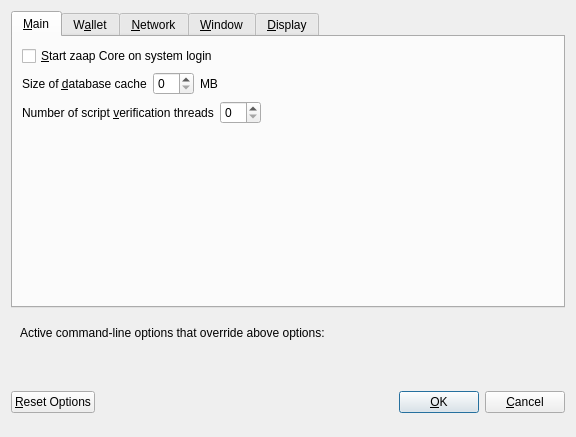
<?xml version="1.0" encoding="UTF-8"?>
<ui version="4.0">
 <class>OptionsDialog</class>
 <widget class="QDialog" name="OptionsDialog">
  <property name="geometry">
   <rect>
    <x>0</x>
    <y>0</y>
    <width>576</width>
    <height>402</height>
   </rect>
  </property>
  <property name="windowTitle">
   <string>Options</string>
  </property>
  <property name="modal">
   <bool>true</bool>
  </property>
  <layout class="QVBoxLayout" name="verticalLayout">
   <item>
    <widget class="QTabWidget" name="tabWidget">
     <property name="currentIndex">
      <number>0</number>
     </property>
     <widget class="QWidget" name="tabMain">
      <attribute name="title">
       <string>&amp;Main</string>
      </attribute>
      <layout class="QVBoxLayout" name="verticalLayout_Main">
       <item>
        <widget class="QCheckBox" name="bitcoinAtStartup">
         <property name="toolTip">
          <string>Automatically start zaap Core after logging in to the system.</string>
         </property>
         <property name="text">
          <string>&amp;Start zaap Core on system login</string>
         </property>
        </widget>
       </item>
       <item>
        <layout class="QHBoxLayout" name="horizontalLayout_2_Main">
         <item>
          <widget class="QLabel" name="databaseCacheLabel">
           <property name="text">
            <string>Size of &amp;database cache</string>
           </property>
           <property name="textFormat">
            <enum>Qt::PlainText</enum>
           </property>
           <property name="buddy">
            <cstring>databaseCache</cstring>
           </property>
          </widget>
         </item>
         <item>
          <widget class="QSpinBox" name="databaseCache"/>
         </item>
         <item>
          <widget class="QLabel" name="databaseCacheUnitLabel">
           <property name="text">
            <string>MB</string>
           </property>
           <property name="textFormat">
            <enum>Qt::PlainText</enum>
           </property>
          </widget>
         </item>
         <item>
          <spacer name="horizontalSpacer_2_Main">
           <property name="orientation">
            <enum>Qt::Horizontal</enum>
           </property>
           <property name="sizeHint" stdset="0">
            <size>
             <width>40</width>
             <height>20</height>
            </size>
           </property>
          </spacer>
         </item>
        </layout>
       </item>
       <item>
        <layout class="QHBoxLayout" name="horizontalLayout_3_Main">
         <item>
          <widget class="QLabel" name="threadsScriptVerifLabel">
           <property name="text">
            <string>Number of script &amp;verification threads</string>
           </property>
           <property name="textFormat">
            <enum>Qt::PlainText</enum>
           </property>
           <property name="buddy">
            <cstring>threadsScriptVerif</cstring>
           </property>
          </widget>
         </item>
         <item>
          <widget class="QSpinBox" name="threadsScriptVerif">
           <property name="toolTip">
            <string>(0 = auto, &lt;0 = leave that many cores free)</string>
           </property>
          </widget>
         </item>
         <item>
          <spacer name="horizontalSpacer_3_Main">
           <property name="orientation">
            <enum>Qt::Horizontal</enum>
           </property>
           <property name="sizeHint" stdset="0">
            <size>
             <width>40</width>
             <height>20</height>
            </size>
           </property>
          </spacer>
         </item>
        </layout>
       </item>
       <item>
        <spacer name="verticalSpacer_Main">
         <property name="orientation">
          <enum>Qt::Vertical</enum>
         </property>
         <property name="sizeHint" stdset="0">
          <size>
           <width>20</width>
           <height>40</height>
          </size>
         </property>
        </spacer>
       </item>
      </layout>
     </widget>
     <widget class="QWidget" name="tabWallet">
      <attribute name="title">
       <string>W&amp;allet</string>
      </attribute>
      <layout class="QVBoxLayout" name="verticalLayout_Wallet">
       <item>
        <widget class="QGroupBox" name="groupBox">
         <property name="title">
          <string>Expert</string>
         </property>
         <layout class="QVBoxLayout" name="verticalLayout_2">
          <item>
           <widget class="QCheckBox" name="coinControlFeatures">
            <property name="toolTip">
             <string>Whether to show coin control features or not.</string>
            </property>
            <property name="text">
             <string>Enable coin &amp;control features</string>
            </property>
           </widget>
          </item>
          <item>
           <widget class="QCheckBox" name="showMasternodesTab">
            <property name="toolTip">
             <string>Show additional tab listing all your masternodes in first sub-tab&lt;br/&gt;and all masternodes on the network in second sub-tab.</string>
            </property>
            <property name="text">
             <string>Show Masternodes Tab</string>
            </property>
           </widget>
          </item>
          <item>
           <widget class="QCheckBox" name="showAdvancedPSUI">
            <property name="toolTip">
             <string>Show additional information and buttons for PrivateSend on overview screen.</string>
            </property>
            <property name="text">
             <string>Enable advanced PrivateSend interface</string>
            </property>
           </widget>
          </item>
          <item>
           <widget class="QCheckBox" name="lowKeysWarning">
            <property name="toolTip">
             <string>Show warning dialog when PrivateSend detects that wallet has very low number of keys left.</string>
            </property>
            <property name="text">
             <string>Warn if PrivateSend is running out of keys</string>
            </property>
           </widget>
          </item>
          <item>
           <widget class="QCheckBox" name="privateSendMultiSession">
            <property name="toolTip">
             <string>Whether to use experimental PrivateSend mode with multiple mixing sessions per block.&lt;br/&gt;Note: You must use this feature carefully.&lt;br/&gt;Make sure you always have recent wallet (auto)backup in a safe place!</string>
            </property>
            <property name="text">
             <string>Enable PrivateSend &amp;multi-session</string>
            </property>
           </widget>
          </item>
          <item>
           <widget class="QCheckBox" name="spendZeroConfChange">
            <property name="toolTip">
             <string>If you disable the spending of unconfirmed change, the change from a transaction&lt;br/&gt;cannot be used until that transaction has at least one confirmation.&lt;br/&gt;This also affects how your balance is computed.</string>
            </property>
            <property name="text">
             <string>&amp;Spend unconfirmed change</string>
            </property>
           </widget>
          </item>
         </layout>
        </widget>
       </item>
       <item>
        <layout class="QHBoxLayout" name="horizontalLayout_4_Wallet">
         <item>
          <widget class="QLabel" name="label">
           <property name="toolTip">
            <string>This setting determines the amount of individual masternodes that an input will be anonymized through.&lt;br/&gt;More rounds of anonymization gives a higher degree of privacy, but also costs more in fees.</string>
           </property>
           <property name="text">
            <string>PrivateSend rounds to use</string>
           </property>
          </widget>
         </item>
         <item>
          <widget class="QSpinBox" name="privateSendRounds">
           <property name="minimum">
            <number>2</number>
           </property>
           <property name="maximum">
            <number>8</number>
           </property>
           <property name="value">
            <number>4</number>
           </property>
          </widget>
         </item>
        </layout>
       </item>
       <item>
        <layout class="QHBoxLayout" name="horizontalLayout">
         <item>
          <widget class="QLabel" name="label_2">
           <property name="toolTip">
            <string>This amount acts as a threshold to turn off PrivateSend once it's reached.</string>
           </property>
           <property name="statusTip">
            <string notr="true"/>
           </property>
           <property name="whatsThis">
            <string notr="true"/>
           </property>
           <property name="accessibleName">
            <string notr="true"/>
           </property>
           <property name="accessibleDescription">
            <string notr="true"/>
           </property>
           <property name="text">
            <string>Amount of zaap to keep anonymized</string>
           </property>
          </widget>
         </item>
         <item>
          <widget class="QSpinBox" name="privateSendAmount">
           <property name="minimum">
            <number>2</number>
           </property>
           <property name="maximum">
            <number>2000</number>
           </property>
           <property name="singleStep">
            <number>10</number>
           </property>
           <property name="value">
            <number>1000</number>
           </property>
          </widget>
         </item>
        </layout>
       </item>
       <item>
        <spacer name="verticalSpacer_Wallet">
         <property name="orientation">
          <enum>Qt::Vertical</enum>
         </property>
         <property name="sizeHint" stdset="0">
          <size>
           <width>20</width>
           <height>40</height>
          </size>
         </property>
        </spacer>
       </item>
      </layout>
     </widget>
     <widget class="QWidget" name="tabNetwork">
      <attribute name="title">
       <string>&amp;Network</string>
      </attribute>
      <layout class="QVBoxLayout" name="verticalLayout_Network">
       <item>
        <widget class="QCheckBox" name="mapPortUpnp">
         <property name="toolTip">
          <string>Automatically open the zaap Core client port on the router. This only works when your router supports UPnP and it is enabled.</string>
         </property>
         <property name="text">
          <string>Map port using &amp;UPnP</string>
         </property>
        </widget>
       </item>
       <item>
        <widget class="QCheckBox" name="allowIncoming">
         <property name="toolTip">
          <string>Accept connections from outside</string>
         </property>
         <property name="text">
          <string>Allow incoming connections</string>
         </property>
        </widget>
       </item>
       <item>
        <widget class="QCheckBox" name="connectSocks">
         <property name="toolTip">
          <string>Connect to the zaap network through a SOCKS5 proxy.</string>
         </property>
         <property name="text">
          <string>&amp;Connect through SOCKS5 proxy (default proxy):</string>
         </property>
        </widget>
       </item>
       <item>
        <layout class="QHBoxLayout" name="horizontalLayout_1_Network">
         <item>
          <widget class="QLabel" name="proxyIpLabel">
           <property name="text">
            <string>Proxy &amp;IP:</string>
           </property>
           <property name="textFormat">
            <enum>Qt::PlainText</enum>
           </property>
           <property name="buddy">
            <cstring>proxyIp</cstring>
           </property>
          </widget>
         </item>
         <item>
          <widget class="QValidatedLineEdit" name="proxyIp">
           <property name="minimumSize">
            <size>
             <width>140</width>
             <height>0</height>
            </size>
           </property>
           <property name="maximumSize">
            <size>
             <width>140</width>
             <height>16777215</height>
            </size>
           </property>
           <property name="toolTip">
            <string>IP address of the proxy (e.g. IPv4: 127.0.0.1 / IPv6: ::1)</string>
           </property>
          </widget>
         </item>
         <item>
          <widget class="QLabel" name="proxyPortLabel">
           <property name="text">
            <string>&amp;Port:</string>
           </property>
           <property name="textFormat">
            <enum>Qt::PlainText</enum>
           </property>
           <property name="buddy">
            <cstring>proxyPort</cstring>
           </property>
          </widget>
         </item>
         <item>
          <widget class="QLineEdit" name="proxyPort">
           <property name="minimumSize">
            <size>
             <width>55</width>
             <height>0</height>
            </size>
           </property>
           <property name="maximumSize">
            <size>
             <width>55</width>
             <height>16777215</height>
            </size>
           </property>
           <property name="toolTip">
            <string>Port of the proxy (e.g. 9050)</string>
           </property>
          </widget>
         </item>
         <item>
          <spacer name="horizontalSpacer_1_Network">
           <property name="orientation">
            <enum>Qt::Horizontal</enum>
           </property>
           <property name="sizeHint" stdset="0">
            <size>
             <width>40</width>
             <height>20</height>
            </size>
           </property>
          </spacer>
         </item>
        </layout>
       </item>
       <item>
        <layout class="QHBoxLayout" name="horizontalLayout_2_Network">
         <item>
          <widget class="QLabel" name="proxyActiveNets">
           <property name="text">
            <string>Used for reaching peers via:</string>
           </property>
           <property name="textFormat">
            <enum>Qt::PlainText</enum>
           </property>
          </widget>
         </item>
         <item>
          <widget class="QCheckBox" name="proxyReachIPv4">
           <property name="enabled">
            <bool>false</bool>
           </property>
           <property name="toolTip">
            <string>Shows, if the supplied default SOCKS5 proxy is used to reach peers via this network type.</string>
           </property>
           <property name="text">
            <string/>
           </property>
          </widget>
         </item>
         <item>
          <widget class="QLabel" name="proxyReachIPv4Label">
           <property name="text">
            <string>IPv4</string>
           </property>
           <property name="textFormat">
            <enum>Qt::PlainText</enum>
           </property>
          </widget>
         </item>
         <item>
          <widget class="QCheckBox" name="proxyReachIPv6">
           <property name="enabled">
            <bool>false</bool>
           </property>
           <property name="toolTip">
            <string>Shows, if the supplied default SOCKS5 proxy is used to reach peers via this network type.</string>
           </property>
           <property name="text">
            <string/>
           </property>
          </widget>
         </item>
         <item>
          <widget class="QLabel" name="proxyReachIPv6Label">
           <property name="text">
            <string>IPv6</string>
           </property>
           <property name="textFormat">
            <enum>Qt::PlainText</enum>
           </property>
          </widget>
         </item>
         <item>
          <widget class="QCheckBox" name="proxyReachTor">
           <property name="enabled">
            <bool>false</bool>
           </property>
           <property name="toolTip">
            <string>Shows, if the supplied default SOCKS5 proxy is used to reach peers via this network type.</string>
           </property>
           <property name="text">
            <string/>
           </property>
          </widget>
         </item>
         <item>
          <widget class="QLabel" name="proxyReachTorLabel">
           <property name="text">
            <string>Tor</string>
           </property>
           <property name="textFormat">
            <enum>Qt::PlainText</enum>
           </property>
          </widget>
         </item>
         <item>
          <spacer name="horizontalSpacer_2_Network">
           <property name="orientation">
            <enum>Qt::Horizontal</enum>
           </property>
           <property name="sizeHint" stdset="0">
            <size>
             <width>40</width>
             <height>20</height>
            </size>
           </property>
          </spacer>
         </item>
        </layout>
       </item>
       <item>
        <widget class="QCheckBox" name="connectSocksTor">
         <property name="toolTip">
          <string>Connect to the zaap network through a separate SOCKS5 proxy for Tor hidden services.</string>
         </property>
         <property name="text">
          <string>Use separate SOCKS5 proxy to reach peers via Tor hidden services:</string>
         </property>
        </widget>
       </item>
       <item>
        <layout class="QHBoxLayout" name="horizontalLayout_3_Network">
         <item>
          <widget class="QLabel" name="proxyIpTorLabel">
           <property name="text">
            <string>Proxy &amp;IP:</string>
           </property>
           <property name="textFormat">
            <enum>Qt::PlainText</enum>
           </property>
           <property name="buddy">
            <cstring>proxyIpTor</cstring>
           </property>
          </widget>
         </item>
         <item>
          <widget class="QValidatedLineEdit" name="proxyIpTor">
           <property name="minimumSize">
            <size>
             <width>140</width>
             <height>0</height>
            </size>
           </property>
           <property name="maximumSize">
            <size>
             <width>140</width>
             <height>16777215</height>
            </size>
           </property>
           <property name="toolTip">
            <string>IP address of the proxy (e.g. IPv4: 127.0.0.1 / IPv6: ::1)</string>
           </property>
          </widget>
         </item>
         <item>
          <widget class="QLabel" name="proxyPortTorLabel">
           <property name="text">
            <string>&amp;Port:</string>
           </property>
           <property name="textFormat">
            <enum>Qt::PlainText</enum>
           </property>
           <property name="buddy">
            <cstring>proxyPortTor</cstring>
           </property>
          </widget>
         </item>
         <item>
          <widget class="QLineEdit" name="proxyPortTor">
           <property name="minimumSize">
            <size>
             <width>55</width>
             <height>0</height>
            </size>
           </property>
           <property name="maximumSize">
            <size>
             <width>55</width>
             <height>16777215</height>
            </size>
           </property>
           <property name="toolTip">
            <string>Port of the proxy (e.g. 9050)</string>
           </property>
          </widget>
         </item>
         <item>
          <spacer name="horizontalSpacer_4_Network">
           <property name="orientation">
            <enum>Qt::Horizontal</enum>
           </property>
           <property name="sizeHint" stdset="0">
            <size>
             <width>40</width>
             <height>20</height>
            </size>
           </property>
          </spacer>
         </item>
        </layout>
       </item>
       <item>
        <spacer name="verticalSpacer_Network">
         <property name="orientation">
          <enum>Qt::Vertical</enum>
         </property>
         <property name="sizeHint" stdset="0">
          <size>
           <width>20</width>
           <height>40</height>
          </size>
         </property>
        </spacer>
       </item>
      </layout>
     </widget>
     <widget class="QWidget" name="tabWindow">
      <attribute name="title">
       <string>&amp;Window</string>
      </attribute>
      <layout class="QVBoxLayout" name="verticalLayout_Window">
       <item>
        <widget class="QCheckBox" name="hideTrayIcon">
         <property name="toolTip">
          <string>&amp;Hide the icon from the system tray.</string>
         </property>
         <property name="text">
          <string>Hide tray icon</string>
         </property>
        </widget>
       </item>
       <item>
        <widget class="QCheckBox" name="minimizeToTray">
         <property name="toolTip">
          <string>Show only a tray icon after minimizing the window.</string>
         </property>
         <property name="text">
          <string>&amp;Minimize to the tray instead of the taskbar</string>
         </property>
        </widget>
       </item>
       <item>
        <widget class="QCheckBox" name="minimizeOnClose">
         <property name="toolTip">
          <string>Minimize instead of exit the application when the window is closed. When this option is enabled, the application will be closed only after selecting Exit in the menu.</string>
         </property>
         <property name="text">
          <string>M&amp;inimize on close</string>
         </property>
        </widget>
       </item>
       <item>
        <spacer name="verticalSpacer_Window">
         <property name="orientation">
          <enum>Qt::Vertical</enum>
         </property>
         <property name="sizeHint" stdset="0">
          <size>
           <width>20</width>
           <height>40</height>
          </size>
         </property>
        </spacer>
       </item>
      </layout>
     </widget>
     <widget class="QWidget" name="tabDisplay">
      <attribute name="title">
       <string>&amp;Display</string>
      </attribute>
      <layout class="QVBoxLayout" name="verticalLayout_Display">
       <item>
        <layout class="QHBoxLayout" name="horizontalLayout_1_Display">
         <item>
          <widget class="QLabel" name="langLabel">
           <property name="text">
            <string>User Interface &amp;language:</string>
           </property>
           <property name="textFormat">
            <enum>Qt::PlainText</enum>
           </property>
           <property name="buddy">
            <cstring>lang</cstring>
           </property>
          </widget>
         </item>
         <item>
          <widget class="QValueComboBox" name="lang">
           <property name="toolTip">
            <string>The user interface language can be set here. This setting will take effect after restarting zaap Core.</string>
           </property>
          </widget>
         </item>
        </layout>
       </item>
       <item>
        <widget class="QLabel" name="label_3">
         <property name="toolTip">
          <string notr="true"/>
         </property>
         <property name="statusTip">
          <string notr="true"/>
         </property>
         <property name="whatsThis">
          <string notr="true"/>
         </property>
         <property name="accessibleName">
          <string notr="true"/>
         </property>
         <property name="text">
          <string>Language missing or translation incomplete? Help contributing translations here:
https://www.transifex.com/projects/p/zaap/</string>
         </property>
         <property name="wordWrap">
          <bool>true</bool>
         </property>
         <property name="openExternalLinks">
          <bool>true</bool>
         </property>
         <property name="textInteractionFlags">
          <set>Qt::TextBrowserInteraction</set>
         </property>
        </widget>
       </item>
       <item>
        <layout class="QHBoxLayout" name="horizontalLayout_4_Display" stretch="0,0">
         <item>
          <widget class="QLabel" name="themeLabel">
           <property name="text">
            <string>User Interface Theme:</string>
           </property>
          </widget>
         </item>
         <item>
          <widget class="QValueComboBox" name="theme"/>
         </item>
        </layout>
       </item>
       <item>
        <widget class="Line" name="line">
         <property name="orientation">
          <enum>Qt::Horizontal</enum>
         </property>
        </widget>
       </item>
       <item>
        <layout class="QHBoxLayout" name="horizontalLayout_2_Display">
         <item>
          <widget class="QLabel" name="unitLabel">
           <property name="text">
            <string>&amp;Unit to show amounts in:</string>
           </property>
           <property name="textFormat">
            <enum>Qt::PlainText</enum>
           </property>
           <property name="buddy">
            <cstring>unit</cstring>
           </property>
          </widget>
         </item>
         <item>
          <widget class="QValueComboBox" name="unit">
           <property name="toolTip">
            <string>Choose the default subdivision unit to show in the interface and when sending coins.</string>
           </property>
          </widget>
         </item>
        </layout>
       </item>
       <item>
        <layout class="QHBoxLayout" name="horizontalLayout_5_Display">
         <item>
          <widget class="QLabel" name="digitsLabel">
           <property name="text">
            <string>Decimal digits</string>
           </property>
          </widget>
         </item>
         <item>
          <widget class="QValueComboBox" name="digits"/>
         </item>
        </layout>
       </item>
       <item>
        <layout class="QHBoxLayout" name="horizontalLayout_3_Display">
         <item>
          <widget class="QLabel" name="thirdPartyTxUrlsLabel">
           <property name="toolTip">
            <string>Third party URLs (e.g. a block explorer) that appear in the transactions tab as context menu items.&lt;br/&gt;%s in the URL is replaced by transaction hash. Multiple URLs are separated by vertical bar |.</string>
           </property>
           <property name="text">
            <string>Third party transaction URLs</string>
           </property>
           <property name="buddy">
            <cstring>thirdPartyTxUrls</cstring>
           </property>
          </widget>
         </item>
         <item>
          <widget class="QLineEdit" name="thirdPartyTxUrls">
           <property name="toolTip">
            <string>Third party URLs (e.g. a block explorer) that appear in the transactions tab as context menu items.&lt;br/&gt;%s in the URL is replaced by transaction hash. Multiple URLs are separated by vertical bar |.</string>
           </property>
          </widget>
         </item>
        </layout>
       </item>
       <item>
        <spacer name="verticalSpacer">
         <property name="orientation">
          <enum>Qt::Vertical</enum>
         </property>
         <property name="sizeHint" stdset="0">
          <size>
           <width>20</width>
           <height>40</height>
          </size>
         </property>
        </spacer>
       </item>
      </layout>
     </widget>
    </widget>
   </item>
   <item>
    <widget class="QFrame" name="frame">
     <layout class="QVBoxLayout" name="verticalLayout_Bottom">
      <item>
       <layout class="QHBoxLayout" name="horizontalLayout_Bottom">
        <item>
         <widget class="QLabel" name="overriddenByCommandLineInfoLabel">
          <property name="text">
           <string>Active command-line options that override above options:</string>
          </property>
          <property name="textFormat">
           <enum>Qt::PlainText</enum>
          </property>
         </widget>
        </item>
        <item>
         <spacer name="horizontalSpacer_Bottom">
          <property name="orientation">
           <enum>Qt::Horizontal</enum>
          </property>
          <property name="sizeHint" stdset="0">
           <size>
            <width>40</width>
            <height>20</height>
           </size>
          </property>
         </spacer>
        </item>
       </layout>
      </item>
      <item>
       <widget class="QLabel" name="overriddenByCommandLineLabel">
        <property name="text">
         <string/>
        </property>
        <property name="textFormat">
         <enum>Qt::PlainText</enum>
        </property>
        <property name="wordWrap">
         <bool>true</bool>
        </property>
       </widget>
      </item>
     </layout>
    </widget>
   </item>
   <item>
    <layout class="QHBoxLayout" name="horizontalLayout_Buttons">
     <item>
      <widget class="QPushButton" name="resetButton">
       <property name="toolTip">
        <string>Reset all client options to default.</string>
       </property>
       <property name="text">
        <string>&amp;Reset Options</string>
       </property>
       <property name="autoDefault">
        <bool>false</bool>
       </property>
      </widget>
     </item>
     <item>
      <spacer name="horizontalSpacer_1">
       <property name="orientation">
        <enum>Qt::Horizontal</enum>
       </property>
       <property name="sizeHint" stdset="0">
        <size>
         <width>40</width>
         <height>48</height>
        </size>
       </property>
      </spacer>
     </item>
     <item>
      <widget class="QLabel" name="statusLabel">
       <property name="minimumSize">
        <size>
         <width>200</width>
         <height>0</height>
        </size>
       </property>
       <property name="font">
        <font>
         <weight>75</weight>
         <bold>true</bold>
        </font>
       </property>
       <property name="text">
        <string/>
       </property>
       <property name="textFormat">
        <enum>Qt::PlainText</enum>
       </property>
       <property name="wordWrap">
        <bool>true</bool>
       </property>
      </widget>
     </item>
     <item>
      <spacer name="horizontalSpacer_2">
       <property name="orientation">
        <enum>Qt::Horizontal</enum>
       </property>
       <property name="sizeHint" stdset="0">
        <size>
         <width>40</width>
         <height>48</height>
        </size>
       </property>
      </spacer>
     </item>
     <item>
      <widget class="QPushButton" name="okButton">
       <property name="text">
        <string>&amp;OK</string>
       </property>
       <property name="autoDefault">
        <bool>false</bool>
       </property>
       <property name="default">
        <bool>true</bool>
       </property>
      </widget>
     </item>
     <item>
      <widget class="QPushButton" name="cancelButton">
       <property name="text">
        <string>&amp;Cancel</string>
       </property>
       <property name="autoDefault">
        <bool>false</bool>
       </property>
      </widget>
     </item>
    </layout>
   </item>
  </layout>
 </widget>
 <customwidgets>
  <customwidget>
   <class>QValidatedLineEdit</class>
   <extends>QLineEdit</extends>
   <header>qvalidatedlineedit.h</header>
  </customwidget>
  <customwidget>
   <class>QValueComboBox</class>
   <extends>QComboBox</extends>
   <header>qvaluecombobox.h</header>
  </customwidget>
 </customwidgets>
 <resources/>
 <connections/>
</ui>
